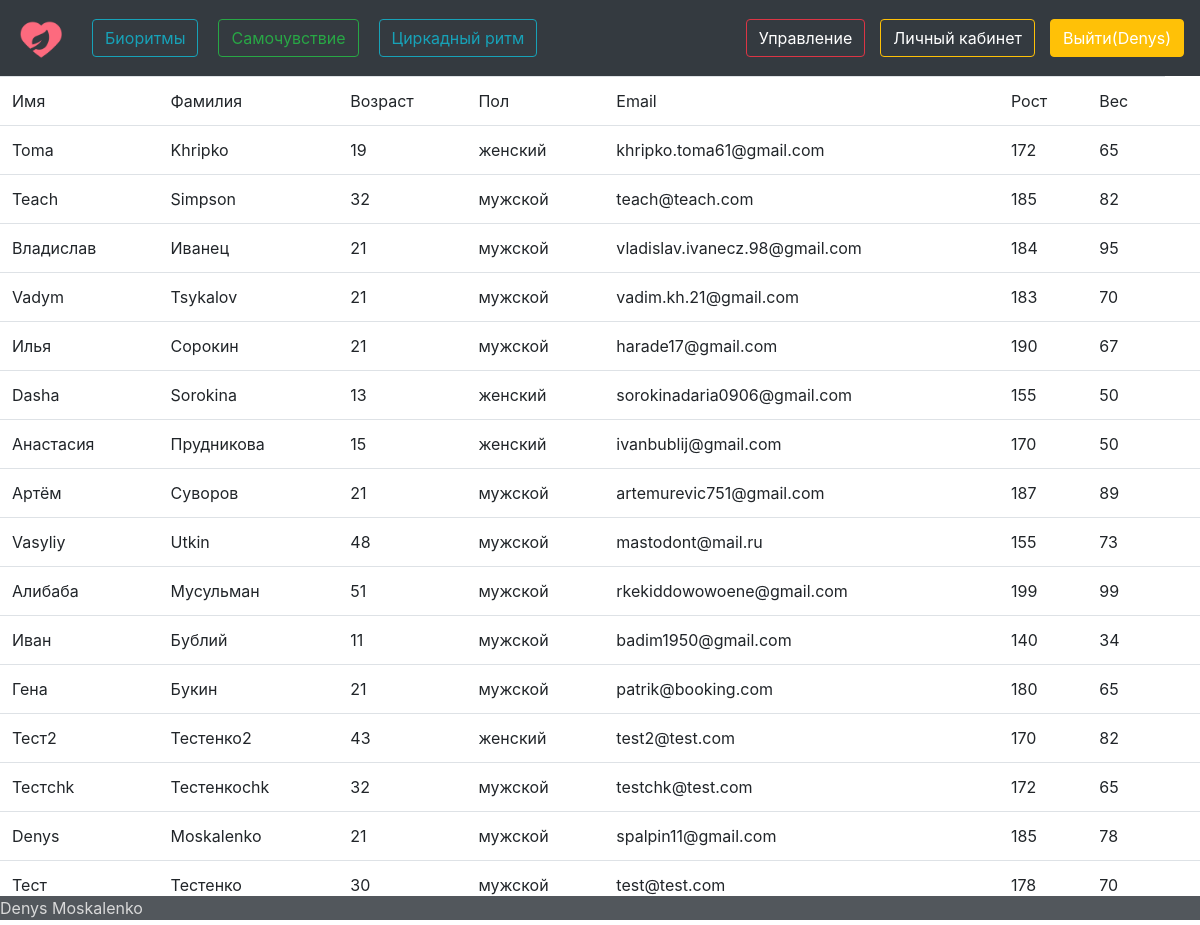
/ivents (signed in), run on the app's committed database.
### afront/models.py (models this page shows, shortened)
class Human(models.Model):
    name = models.CharField(max_length=50, verbose_name='Имя')
    surname = models.CharField(max_length=50, verbose_name='Фамилия')
    email = models.EmailField(max_length=50)
    phone = models.PositiveSmallIntegerField()
    age = models.PositiveSmallIntegerField()
    genders = (
        ('мужской', 'мужской'),
        ('женский', 'женский'),
    )
    gender = models.CharField(max_length=10, choices=genders)
    height = models.PositiveSmallIntegerField()
    weight = models.PositiveSmallIntegerField()
    hronoType = models.CharField(max_length=30)

### afront/views.py (the view)
# urls.py: path('ivents', views.Ivent.as_view()),
class Ivent(TemplateView):
    template_name = 'ivent.html'
    def get(self, request):
        if request.user.is_authenticated:
            all_employees = Human.objects.all()
            ctx = {'all_employees': all_employees,
                   }
            return render(request, self.template_name, ctx)
        else:
            return render(request, self.template_name, {})

### afront/templates/ivent.html (shortened to what this page needs)
{% extends 'main.html' %}
{% block content %}
{% if user.is_authenticated%}
<table class="table table-hover">
 <thead class="thead-dark">
    <tr>
        <td>Имя</td>
        <td>Фамилия</td>
        <td>Возраст</td>
        <td>Пол</td>
        <td>Email</td>
        <td>Рост</td>
        <td>Вес</td>
    </tr>
  </thead>
  <tbody>
    <tr>
        {% for human in all_employees%}
        <td>{{human.name}}</td>
        <td>{{human.surname}}</td>
        <td>{{human.age}}</td>
        <td>{{human.gender}}</td>
        <td>{{human.email}}</td>
        <td>{{human.height}}</td>
        <td>{{human.weight}}</td>
        <td>{{human.phys}}</td>
    </tr>
  {%endfor%}
  </tbody>
</table>
{%endif%}
{% endblock %}

### afront/templates/main.html (shortened to what this page needs)
<!DOCTYPE html>
 {% load static %}
<html lang="en">
<head>
    <link rel="stylesheet" href="https://stackpath.bootstrapcdn.com/bootstrap/4.4.1/css/bootstrap.min.css" >
</head>
<body>
<header>
<nav class="navbar navbar-expand-lg navbar-dark bg-dark">
    <a href="/main" class="navbar-brand">
        <img width ="50" hight="40" alt="logo">
    </a>
{% if user.is_authenticated%}
        <ul class="navbar-nav mr-auto">
            <li class="nav-item"> <a class="btn btn-outline-info" href="/biorythms" role="button">Биоритмы</a>    </li>
            <li class="nav-item"> <a class="btn btn-outline-success" href="/well-being" role="button">Самочувствие</a>  </li>
            <li class="nav-item"> <a class="btn btn-outline-info" href="/circad" role="button">Циркадный ритм</a>  </li>
        </ul>
    {% if user.is_superuser%}
        <div class="navbar-text ml-9"  style="margin-right: 15px;">
            <a class="btn btn-outline-danger" href="/reduct" role="button">Управление</a>   </li>
        </div>
    {%endif%}
    <div class="navbar-text ml-9" style="margin-right: 15px;">
            <a class="btn btn-outline-warning" href="/account" role="button">Личный кабинет</a>    </li>
    </div>
    <div class="navbar-text ml-9">
            <a class="btn btn-warning" href="/logout" role="button">Выйти({{user.username}}) </a>    </li>
    </div>
    {%else%}
       <ul class="navbar-nav mr-auto " >
            <li class="nav-item"> <a class="btn btn-success " href="/auth" role="button">Войти</a>    </li>
            <li class="nav-item"> <a class="btn btn-info" href="/register" role="button">Зарегестрироваться</a>  </li>
        </ul>
    {%endif%}
</nav>
</header>
{% block content %}{% endblock %}
<footer class="page-footer font-small  bg-dark  bottom:10px  text" style="opacity: 85%"> Denys Moskalenko</footer>
</body>
</html>

### afront/templates/main.html (style rules this page uses)
nav a { margin-left: 0px; }
body { min-width: 100%; }
ul li { margin:0 10px; margin-bottom: 1px; margin-top: 1px; }
footer { position : fixed; bottom: 5px; color: lightgray; width : 100%; }
body { margin-left: 10px; }

### data on the page
Human: name "Toma", surname "Khripko", age "19", gender "женский", email "khripko.toma61@gmail.com", height "172", weight "65"
Human: name "Teach", surname "Simpson", age "32", gender "мужской", email "teach@teach.com", height "185", weight "82"
Human: name "Владислав", surname "Иванец", age "21", gender "мужской", email "vladislav.ivanecz.98@gmail.com", height "184", weight "95"
Human: name "Vadym", surname "Tsykalov", age "21", gender "мужской", email "vadim.kh.21@gmail.com", height "183", weight "70"
Human: name "Илья", surname "Сорокин", age "21", gender "мужской", email "harade17@gmail.com", height "190", weight "67"
Human: name "Dasha", surname "Sorokina", age "13", gender "женский", email "sorokinadaria0906@gmail.com", height "155", weight "50"
Human: name "Анастасия", surname "Прудникова", age "15", gender "женский", email "ivanbublij@gmail.com", height "170", weight "50"
Human: name "Артём", surname "Суворов", age "21", gender "мужской", email "artemurevic751@gmail.com", height "187", weight "89"
Human: name "Vasyliy", surname "Utkin", age "48", gender "мужской", email "mastodont@mail.ru", height "155", weight "73"
Human: name "Алибаба", surname "Мусульман", age "51", gender "мужской", email "rkekiddowowoene@gmail.com", height "199", weight "99"
Human: name "Иван", surname "Бублий", age "11", gender "мужской", email "badim1950@gmail.com", height "140", weight "34"
Human: name "Гена", surname "Букин", age "21", gender "мужской", email "patrik@booking.com", height "180", weight "65"
Human: name "Тест2", surname "Тестенко2", age "43", gender "женский", email "test2@test.com", height "170", weight "82"
Human: name "Тестchk", surname "Тестенкоchk", age "32", gender "мужской", email "testchk@test.com", height "172", weight "65"
Human: name "Denys", surname "Moskalenko", age "21", gender "мужской", email "spalpin11@gmail.com", height "185", weight "78"
Human: name "Тест", surname "Тестенко", age "30", gender "мужской", email "test@test.com", height "178", weight "70"

### other printed values
{{ user.username }} "Denys"
